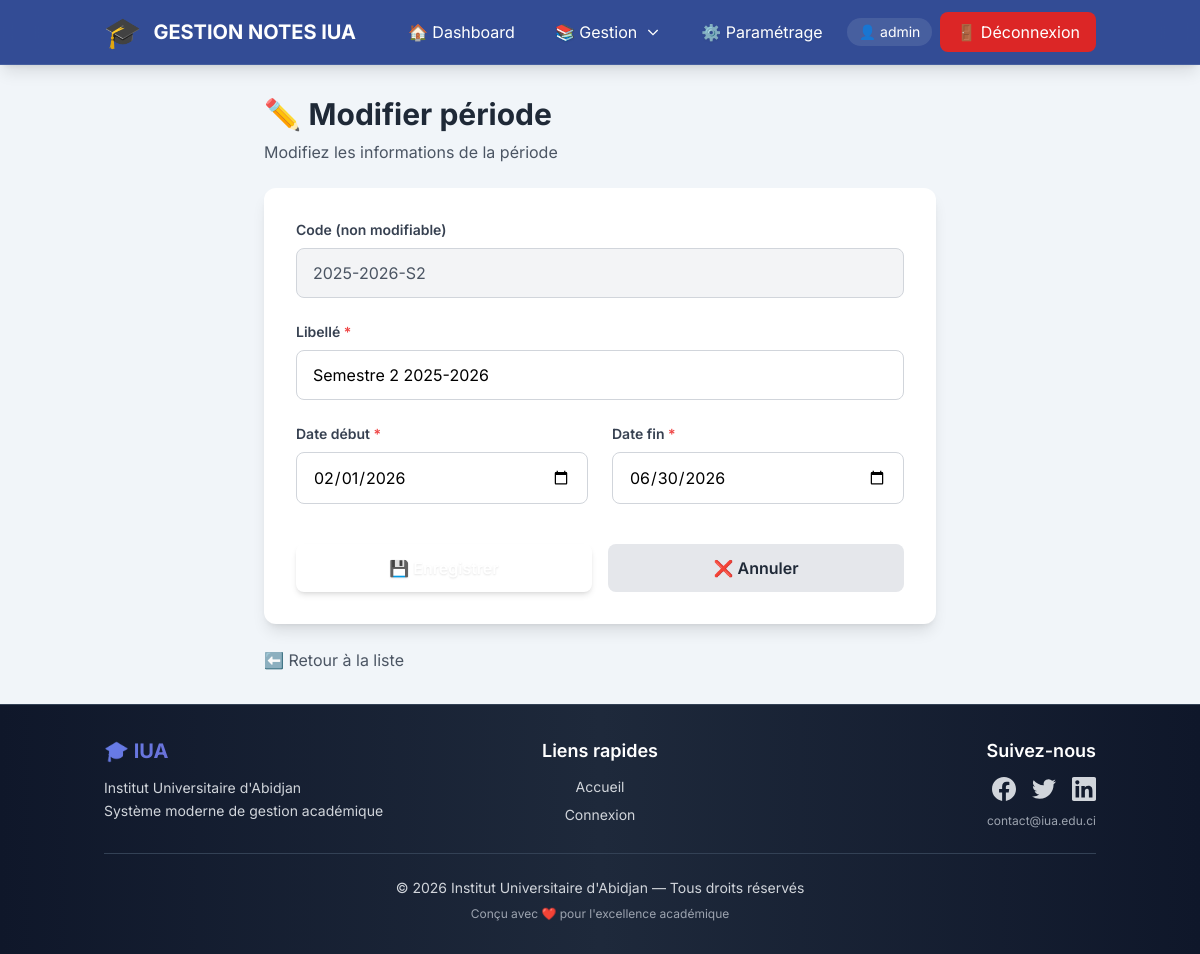
Page /admin/periodes/modifier.php?codePeriode=2025-2026-S2 (signed in) on the committed database.
### tables this page shows
CREATE TABLE `periode` (
  `codePeriode` varchar(50) NOT NULL,
  `libellePeriode` varchar(100) NOT NULL,
  `dateDebut` date DEFAULT NULL,
  `dateFin` date DEFAULT NULL
);

### admin/periodes/modifier.php (the view, shortened to what this page needs)
<?php
$pdo = Database::getInstance()->getConnection();
$codePeriode = $_GET['codePeriode'];
$stmt = $pdo->prepare("SELECT * FROM periode WHERE codePeriode = ?");
$stmt->execute([$codePeriode]);
$periode = $stmt->fetch();
require_once '../../includes/header.php';
require_once '../../includes/navbar.php';
?>
<div class="container mx-auto px-4 py-8 flex-1">
    <div class="max-w-2xl mx-auto">
        <div class="mb-6">
            <h2 class="text-3xl font-bold text-gray-800 mb-2">✏️ Modifier période</h2>
            <p class="text-gray-600">Modifiez les informations de la période</p>
        </div>
        <div class="bg-white rounded-xl shadow-lg p-8 form-card">
            <form method="post" class="space-y-6">
                <div>
                    <label for="codePeriode" class="block text-sm font-semibold text-gray-700 mb-2">
                        Code (non modifiable)
                    </label>
                    <input
                        type="text"
                        id="codePeriode"
                        value="<?= htmlspecialchars($periode['codePeriode']) ?>"
                        disabled
                        class="w-full px-4 py-3 border border-gray-300 rounded-lg bg-gray-100 text-gray-600"
                    >
                </div>
                <div>
                    <label for="libellePeriode" class="block text-sm font-semibold text-gray-700 mb-2">
                        Libellé <span class="text-red-500">*</span>
                    </label>
                    <input
                        type="text"
                        id="libellePeriode"
                        name="libellePeriode"
                        value="<?= htmlspecialchars($periode['libellePeriode']) ?>"
                        required
                        class="w-full px-4 py-3 border border-gray-300 rounded-lg focus:ring-2 focus:ring-navy focus:border-navy transition"
                    >
                </div>
                <div class="grid grid-cols-1 md:grid-cols-2 gap-6">
                    <div>
                        <label for="dateDebut" class="block text-sm font-semibold text-gray-700 mb-2">
                            Date début <span class="text-red-500">*</span>
                        </label>
                        <input
                            type="date"
                            id="dateDebut"
                            name="dateDebut"
                            value="<?= htmlspecialchars($periode['dateDebut']) ?>"
                            required
                            class="w-full px-4 py-3 border border-gray-300 rounded-lg focus:ring-2 focus:ring-navy focus:border-navy transition"
                        >
                    </div>
                    <div>
                        <label for="dateFin" class="block text-sm font-semibold text-gray-700 mb-2">
                            Date fin <span class="text-red-500">*</span>
                        </label>
                        <input
                            type="date"
                            id="dateFin"
                            name="dateFin"
                            value="<?= htmlspecialchars($periode['dateFin']) ?>"
                            required
                            class="w-full px-4 py-3 border border-gray-300 rounded-lg focus:ring-2 focus:ring-navy focus:border-navy transition"
                        >
                    </div>
                </div>
                <div class="flex gap-4 pt-4">
                    <button
                        type="submit"
                        class="flex-1 px-6 py-3 bg-emerald-600 hover:bg-emerald-700 text-white font-semibold rounded-lg transition shadow-md hover:shadow-lg"
                    >
                        💾 Enregistrer
                    </button>
                    <a href="<?= BASE_URL ?>/admin/periodes/liste.php"
                       class="flex-1 px-6 py-3 bg-gray-200 hover:bg-gray-300 text-gray-800 font-semibold rounded-lg transition text-center">
                        ❌ Annuler
                    </a>
                </div>
            </form>
        </div>
        <div class="mt-6">
            <a href="<?= BASE_URL ?>/admin/periodes/liste.php"
               class="text-gray-600 hover:text-navy transition">
                ⬅️ Retour à la liste
            </a>
        </div>
    </div>
</div>
<?php
require_once '../../includes/footer.php';
?>

### assets/css/style.css (style rules this page uses)
:root { --primary: #e50914; --primary-dark: #b20710; --primary-light: #ff1a24; --secondary: #564d4d; --secondary-light: #6e6464; --accent: #00d9ff; --accent-dark: #00b8d4; --accent-glow: rgba(0, 217, 255, 0.4); --bg-dark: #0a0a0a; --bg-card: #1a1a1a; --bg-card-hover: #252525; --bg-pearl: #f1f5f9; --bg-glass: rgba(255, 255, 255, 0.1); --text-primary: #ffffff; --text-secondary: #b3b3b3; --text-dark: #1a1a1a; --text-gray: #6b7280; --gradient-primary: linear-gradient(135deg, #667eea 0%, #764ba2 100%); --gradient-accent: linear-gradient(135deg, #f093fb 0%, #f5576c 100%); --gradient-emerald: linear-gradient(135deg, #10b981 0%, #059669 100%); --gradient-blue: linear-gradient(135deg, #3b82f6 0%, #1e40af 100%); --gradient-purple: linear-gradient(135deg, #a855f7 0%, #7c3aed 100%); --gradient-orange: linear-gradient(135deg, #f97316 0%, #ea580c 100%); --gradient-hero: linear-gradient(135deg, #1e3a8a 0%, #3b82f6 50%, #1e3a8a 100%); --shadow-sm: 0 1px 2px 0 rgba(0, 0, 0, 0.05); --shadow-md: 0 4px 6px -1px rgba(0, 0, 0, 0.1), 0 2px 4px -1px rgba(0, 0, 0, 0.06); --shadow-lg: 0 10px 15px -3px rgba(0, 0, 0, 0.1), 0 4px 6px -2px rgba(0, 0, 0, 0.05); --shadow-xl: 0 20px 25px -5px rgba(0, 0, 0, 0.1), 0 10px 10px -5px rgba(0, 0, 0, 0.04); --shadow-2xl: 0 25px 50px -12px rgba(0, 0, 0, 0.25); --shadow-glow: 0 0 20px rgba(0, 217, 255, 0.3); --shadow-glow-primary: 0 0 20px rgba(229, 9, 20, 0.3); --radius-sm: 0.375rem; --radius-md: 0.5rem; --radius-lg: 0.75rem; --radius-xl: 1rem; --radius-2xl: 1.5rem; --radius-full: 9999px; --transition-fast: 0.15s ease-in-out; --transition-base: 0.3s ease-in-out; --transition-slow: 0.5s ease-in-out; --spacing-xs: 0.25rem; --spacing-sm: 0.5rem; --spacing-md: 1rem; --spacing-lg: 1.5rem; --spacing-xl: 2rem; --navy: #1e3a8a; --pearl: #f1f5f9; --emerald: #10b981; }
* { margin: 0; padding: 0; box-sizing: border-box; }
html { scroll-behavior: smooth; }
body { font-family: 'Inter', -apple-system, BlinkMacSystemFont, 'Segoe UI', Roboto, 'Helvetica Neue', Arial, sans-serif; -webkit-font-smoothing: antialiased; -moz-osx-font-smoothing: grayscale; overflow-x: hidden; }
.form-card { background: white; border-radius: var(--radius-xl); padding: 2rem; box-shadow: var(--shadow-lg); }
input, select, textarea { transition: all var(--transition-base); }
.btn-premium, button, a[class*="bg-gradient"], a[class*="bg-blue"], a[class*="bg-emerald"], a[class*="bg-purple"], a[class*="bg-navy"] { color: white !important; text-shadow: 0 1px 2px rgba(0, 0, 0, 0.1); }

### rows in the picture
periode: codePeriode "2025-2026-S2", libellePeriode "Semestre 2 2025-2026", dateDebut "02/01/2026", dateFin "06/30/2026"

### other values in the picture
$_SESSION['login'] "admin"
